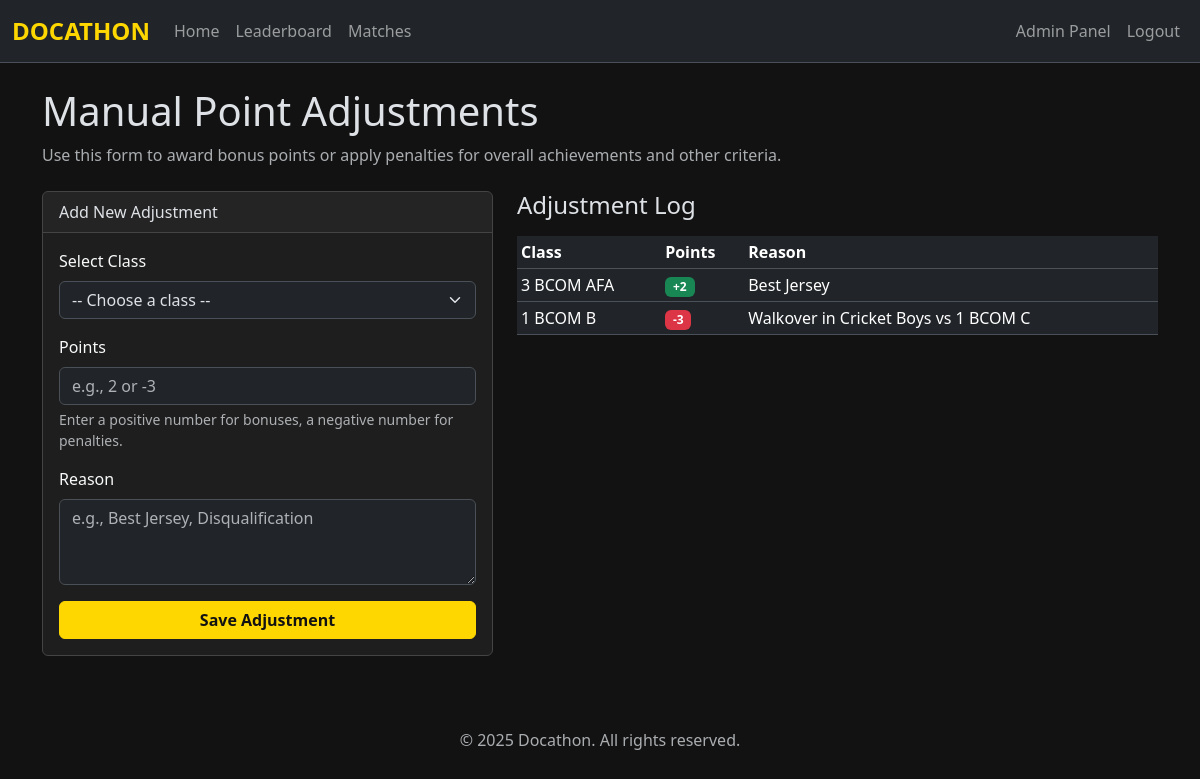
The app's page /admin/adjustments (signed in) with its own data.
### tables this page shows
CREATE TABLE point_adjustments (
                id INTEGER PRIMARY KEY AUTOINCREMENT,
                class_id INTEGER NOT NULL,
                points INTEGER NOT NULL,
                reason TEXT NOT NULL,
                created_at TIMESTAMP DEFAULT CURRENT_TIMESTAMP,
                FOREIGN KEY (class_id) REFERENCES classes (id)
            );

CREATE TABLE classes (
    id INTEGER PRIMARY KEY AUTOINCREMENT,
    name TEXT NOT NULL UNIQUE
);

### app.py (the view, shortened to what this page needs)
@app.route('/admin/adjustments', methods=['GET', 'POST'])
@admin_required
def point_adjustments():
    conn = get_db_connection()
    classes = conn.execute('SELECT * FROM classes ORDER BY name').fetchall()
    adjustments = conn.execute("""
        SELECT pa.points, pa.reason, pa.created_at, c.name as class_name
        FROM point_adjustments pa
        JOIN classes c ON pa.class_id = c.id
        ORDER BY pa.created_at DESC
    """).fetchall()
    conn.close()
    return render_template('admin/adjustments_form.html', classes=classes, adjustments=adjustments)

### utils/auth.py (called while the page is built)
def admin_required(f):
    @wraps(f)
    def decorated_function(*args, **kwargs):
        if session.get('role') != 'admin':
            flash('You must be logged in as an admin to view this page.', 'danger')
            return redirect(url_for('admin_login'))
        return f(*args, **kwargs)
    return decorated_function

### utils/db.py (called while the page is built)
def get_db_connection():
    conn = sqlite3.connect(DB_PATH)
    conn.row_factory = sqlite3.Row
    return conn

### templates/admin/adjustments_form.html (shortened to what this page needs)
{% extends "base.html" %}
{% set page_title = "Manual Point Adjustments" %}
{% block content %}
<div class="mb-4">
    <h1>Manual Point Adjustments</h1>
    <p class="text-muted">Use this form to award bonus points or apply penalties for overall achievements and other criteria.</p>
</div>
<div class="row">
    <div class="col-md-5">
        <div class="card">
            <div class="card-header">
                Add New Adjustment
            </div>
            <div class="card-body">
                <form method="POST">
                    <div class="mb-3">
                        <label for="class_id" class="form-label">Select Class</label>
                        <select class="form-select" name="class_id" id="class_id" required>
                            <option value="" disabled selected>-- Choose a class --</option>
                        </select>
                    </div>
                    <div class="mb-3">
                        <label for="points" class="form-label">Points</label>
                        <input type="number" class="form-control" name="points" id="points" placeholder="e.g., 2 or -3" required>
                        <div class="form-text">Enter a positive number for bonuses, a negative number for penalties.</div>
                    </div>
                    <div class="mb-3">
                        <label for="reason" class="form-label">Reason</label>
                        <textarea class="form-control" name="reason" id="reason" rows="3" placeholder="e.g., Best Jersey, Disqualification" required></textarea>
                    </div>
                    <div class="d-grid">
                        <button type="submit" class="btn btn-warning">Save Adjustment</button>
                    </div>
                </form>
            </div>
        </div>
    </div>
    <div class="col-md-7">
        <h4 class="mb-3">Adjustment Log</h4>
        <div class="table-responsive" style="max-height: 500px; overflow-y: auto;">
            <table class="table table-sm">
                <thead class="table-dark sticky-top">
                    <tr>
                        <th>Class</th>
                        <th>Points</th>
                        <th>Reason</th>
                    </tr>
                </thead>
                <tbody>
                    {% for adj in adjustments %}
                    <tr>
                        <td>{{ adj.class_name }}</td>
                        <td>
                            {% if adj.points > 0 %}
                                <span class="badge text-bg-success">+{{ adj.points }}</span>
                            {% else %}
                                <span class="badge text-bg-danger">{{ adj.points }}</span>
                            {% endif %}
                        </td>
                        <td>{{ adj.reason }}</td>
                    </tr>
                    {% else %}
                    <tr>
                        <td colspan="3" class="text-center">No adjustments made yet.</td>
                    </tr>
                    {% endfor %}
                </tbody>
            </table>
        </div>
    </div>
</div>
{% endblock %}

### static/css/style.css (style rules this page uses)
body { background-color: #121212 !important; }
.docathon-brand, .btn-warning { color: #FFD700; font-weight: bold; }
.btn-warning { background-color: #FFD700; border-color: #FFD700; color: #121212; }
.card { background-color: #1e1e1e; border: 1px solid #444; }
.form-label { color: #f8f9fa; }

### records on screen
point_adjustments: class_name "3 BCOM AFA", points "2", reason "Best Jersey"
point_adjustments: class_name "1 BCOM B", points "-3", reason "Walkover in Cricket Boys vs 1 BCOM C"
